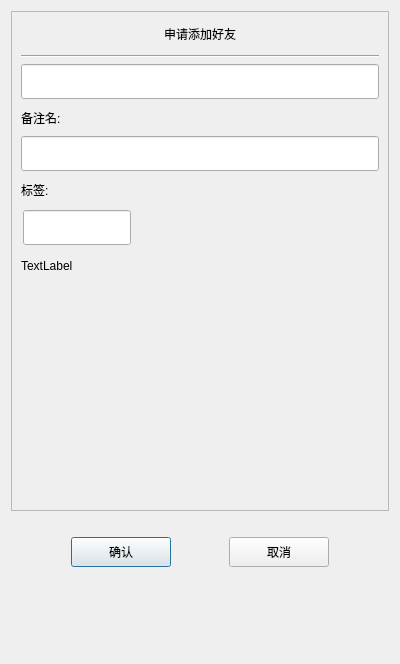
<?xml version="1.0" encoding="UTF-8"?>
<ui version="4.0">
 <class>AuthenFriend</class>
 <widget class="QDialog" name="AuthenFriend">
  <property name="geometry">
   <rect>
    <x>0</x>
    <y>0</y>
    <width>400</width>
    <height>664</height>
   </rect>
  </property>
  <property name="windowTitle">
   <string>Dialog</string>
  </property>
  <layout class="QVBoxLayout" name="verticalLayout">
   <item>
    <widget class="QScrollArea" name="scrollArea">
     <property name="minimumSize">
      <size>
       <width>0</width>
       <height>500</height>
      </size>
     </property>
     <property name="widgetResizable">
      <bool>true</bool>
     </property>
     <widget class="QWidget" name="scrollcontent">
      <property name="geometry">
       <rect>
        <x>0</x>
        <y>0</y>
        <width>376</width>
        <height>498</height>
       </rect>
      </property>
      <layout class="QVBoxLayout" name="verticalLayout_7">
       <property name="spacing">
        <number>0</number>
       </property>
       <property name="leftMargin">
        <number>0</number>
       </property>
       <property name="rightMargin">
        <number>0</number>
       </property>
       <item>
        <widget class="QLabel" name="apply_lb">
         <property name="minimumSize">
          <size>
           <width>0</width>
           <height>25</height>
          </size>
         </property>
         <property name="maximumSize">
          <size>
           <width>16777215</width>
           <height>25</height>
          </size>
         </property>
         <property name="text">
          <string>申请添加好友</string>
         </property>
         <property name="alignment">
          <set>Qt::AlignmentFlag::AlignCenter</set>
         </property>
        </widget>
       </item>
       <item>
        <widget class="QWidget" name="apply_wid" native="true">
         <layout class="QVBoxLayout" name="verticalLayout_8">
          <item>
           <widget class="Line" name="line">
            <property name="orientation">
             <enum>Qt::Orientation::Horizontal</enum>
            </property>
           </widget>
          </item>
          <item>
           <widget class="CustomizeEdit" name="name_ed">
            <property name="minimumSize">
             <size>
              <width>0</width>
              <height>35</height>
             </size>
            </property>
            <property name="maximumSize">
             <size>
              <width>16777215</width>
              <height>35</height>
             </size>
            </property>
           </widget>
          </item>
          <item>
           <widget class="QLabel" name="label_5">
            <property name="minimumSize">
             <size>
              <width>0</width>
              <height>25</height>
             </size>
            </property>
            <property name="maximumSize">
             <size>
              <width>16777215</width>
              <height>25</height>
             </size>
            </property>
            <property name="text">
             <string>备注名:</string>
            </property>
           </widget>
          </item>
          <item>
           <widget class="CustomizeEdit" name="back_ed">
            <property name="minimumSize">
             <size>
              <width>0</width>
              <height>35</height>
             </size>
            </property>
            <property name="maximumSize">
             <size>
              <width>16777215</width>
              <height>35</height>
             </size>
            </property>
           </widget>
          </item>
          <item>
           <widget class="QLabel" name="label_6">
            <property name="minimumSize">
             <size>
              <width>0</width>
              <height>25</height>
             </size>
            </property>
            <property name="maximumSize">
             <size>
              <width>16777215</width>
              <height>25</height>
             </size>
            </property>
            <property name="text">
             <string>标签:</string>
            </property>
           </widget>
          </item>
          <item>
           <widget class="QWidget" name="lb_group_wid" native="true">
            <property name="minimumSize">
             <size>
              <width>0</width>
              <height>50</height>
             </size>
            </property>
            <layout class="QVBoxLayout" name="verticalLayout_9">
             <property name="spacing">
              <number>0</number>
             </property>
             <property name="leftMargin">
              <number>0</number>
             </property>
             <property name="topMargin">
              <number>0</number>
             </property>
             <property name="rightMargin">
              <number>0</number>
             </property>
             <property name="bottomMargin">
              <number>0</number>
             </property>
             <item>
              <widget class="QWidget" name="grid_wid" native="true">
               <property name="minimumSize">
                <size>
                 <width>0</width>
                 <height>40</height>
                </size>
               </property>
               <property name="maximumSize">
                <size>
                 <width>16777215</width>
                 <height>40</height>
                </size>
               </property>
               <widget class="CustomizeEdit" name="lb_ed">
                <property name="geometry">
                 <rect>
                  <x>2</x>
                  <y>2</y>
                  <width>108</width>
                  <height>35</height>
                 </rect>
                </property>
                <property name="maximumSize">
                 <size>
                  <width>16777215</width>
                  <height>35</height>
                 </size>
                </property>
               </widget>
              </widget>
             </item>
             <item>
              <widget class="QWidget" name="input_tip_wid" native="true">
               <property name="minimumSize">
                <size>
                 <width>0</width>
                 <height>35</height>
                </size>
               </property>
               <property name="maximumSize">
                <size>
                 <width>16777215</width>
                 <height>35</height>
                </size>
               </property>
               <layout class="QVBoxLayout" name="verticalLayout_10">
                <property name="spacing">
                 <number>0</number>
                </property>
                <property name="leftMargin">
                 <number>0</number>
                </property>
                <property name="topMargin">
                 <number>0</number>
                </property>
                <property name="rightMargin">
                 <number>0</number>
                </property>
                <property name="bottomMargin">
                 <number>0</number>
                </property>
                <item>
                 <widget class="ClickedOnceLabel" name="tip_lb">
                  <property name="text">
                   <string>TextLabel</string>
                  </property>
                 </widget>
                </item>
               </layout>
              </widget>
             </item>
            </layout>
           </widget>
          </item>
          <item>
           <widget class="QWidget" name="widget" native="true">
            <property name="minimumSize">
             <size>
              <width>0</width>
              <height>60</height>
             </size>
            </property>
            <layout class="QHBoxLayout" name="horizontalLayout_4">
             <property name="spacing">
              <number>7</number>
             </property>
             <property name="leftMargin">
              <number>0</number>
             </property>
             <property name="topMargin">
              <number>0</number>
             </property>
             <property name="rightMargin">
              <number>0</number>
             </property>
             <property name="bottomMargin">
              <number>0</number>
             </property>
             <item>
              <widget class="QWidget" name="lb_list" native="true">
               <property name="minimumSize">
                <size>
                 <width>287</width>
                 <height>50</height>
                </size>
               </property>
               <property name="maximumSize">
                <size>
                 <width>287</width>
                 <height>16777215</height>
                </size>
               </property>
              </widget>
             </item>
             <item>
              <widget class="QWidget" name="more_lb_wid" native="true">
               <property name="minimumSize">
                <size>
                 <width>30</width>
                 <height>0</height>
                </size>
               </property>
               <property name="maximumSize">
                <size>
                 <width>30</width>
                 <height>16777215</height>
                </size>
               </property>
               <layout class="QVBoxLayout" name="verticalLayout_11">
                <property name="spacing">
                 <number>7</number>
                </property>
                <item>
                 <spacer name="verticalSpacer_5">
                  <property name="orientation">
                   <enum>Qt::Orientation::Vertical</enum>
                  </property>
                  <property name="sizeHint" stdset="0">
                   <size>
                    <width>5</width>
                    <height>45</height>
                   </size>
                  </property>
                 </spacer>
                </item>
                <item>
                 <widget class="ClickedOnceLabel" name="more_lb">
                  <property name="minimumSize">
                   <size>
                    <width>25</width>
                    <height>25</height>
                   </size>
                  </property>
                  <property name="maximumSize">
                   <size>
                    <width>25</width>
                    <height>25</height>
                   </size>
                  </property>
                  <property name="text">
                   <string/>
                  </property>
                  <property name="alignment">
                   <set>Qt::AlignmentFlag::AlignLeading|Qt::AlignmentFlag::AlignLeft|Qt::AlignmentFlag::AlignVCenter</set>
                  </property>
                 </widget>
                </item>
                <item>
                 <spacer name="verticalSpacer_6">
                  <property name="orientation">
                   <enum>Qt::Orientation::Vertical</enum>
                  </property>
                  <property name="sizeHint" stdset="0">
                   <size>
                    <width>5</width>
                    <height>45</height>
                   </size>
                  </property>
                 </spacer>
                </item>
               </layout>
              </widget>
             </item>
            </layout>
           </widget>
          </item>
         </layout>
        </widget>
       </item>
      </layout>
     </widget>
    </widget>
   </item>
   <item>
    <spacer name="verticalSpacer">
     <property name="orientation">
      <enum>Qt::Orientation::Vertical</enum>
     </property>
     <property name="sizeType">
      <enum>QSizePolicy::Policy::Fixed</enum>
     </property>
     <property name="sizeHint" stdset="0">
      <size>
       <width>20</width>
       <height>10</height>
      </size>
     </property>
    </spacer>
   </item>
   <item>
    <widget class="QWidget" name="apply_sure_wid" native="true">
     <property name="minimumSize">
      <size>
       <width>0</width>
       <height>50</height>
      </size>
     </property>
     <layout class="QHBoxLayout" name="horizontalLayout_3">
      <item>
       <spacer name="horizontalSpacer_4">
        <property name="orientation">
         <enum>Qt::Orientation::Horizontal</enum>
        </property>
        <property name="sizeHint" stdset="0">
         <size>
          <width>40</width>
          <height>20</height>
         </size>
        </property>
       </spacer>
      </item>
      <item>
       <widget class="ClickedBtn" name="sure_btn">
        <property name="minimumSize">
         <size>
          <width>100</width>
          <height>30</height>
         </size>
        </property>
        <property name="text">
         <string>确认</string>
        </property>
       </widget>
      </item>
      <item>
       <spacer name="horizontalSpacer_5">
        <property name="orientation">
         <enum>Qt::Orientation::Horizontal</enum>
        </property>
        <property name="sizeHint" stdset="0">
         <size>
          <width>40</width>
          <height>20</height>
         </size>
        </property>
       </spacer>
      </item>
      <item>
       <widget class="ClickedBtn" name="cancel_btn">
        <property name="minimumSize">
         <size>
          <width>100</width>
          <height>30</height>
         </size>
        </property>
        <property name="text">
         <string>取消</string>
        </property>
       </widget>
      </item>
      <item>
       <spacer name="horizontalSpacer_6">
        <property name="orientation">
         <enum>Qt::Orientation::Horizontal</enum>
        </property>
        <property name="sizeHint" stdset="0">
         <size>
          <width>40</width>
          <height>20</height>
         </size>
        </property>
       </spacer>
      </item>
     </layout>
    </widget>
   </item>
   <item>
    <spacer name="verticalSpacer_2">
     <property name="orientation">
      <enum>Qt::Orientation::Vertical</enum>
     </property>
     <property name="sizeHint" stdset="0">
      <size>
       <width>20</width>
       <height>54</height>
      </size>
     </property>
    </spacer>
   </item>
  </layout>
 </widget>
 <customwidgets>
  <customwidget>
   <class>ClickedBtn</class>
   <extends>QPushButton</extends>
   <header location="global">clickedbtn.h</header>
  </customwidget>
  <customwidget>
   <class>CustomizeEdit</class>
   <extends>QLineEdit</extends>
   <header location="global">customizeedit.h</header>
  </customwidget>
  <customwidget>
   <class>ClickedOnceLabel</class>
   <extends>QLabel</extends>
   <header location="global">clickedoncelabel.h</header>
  </customwidget>
 </customwidgets>
 <resources/>
 <connections/>
</ui>
